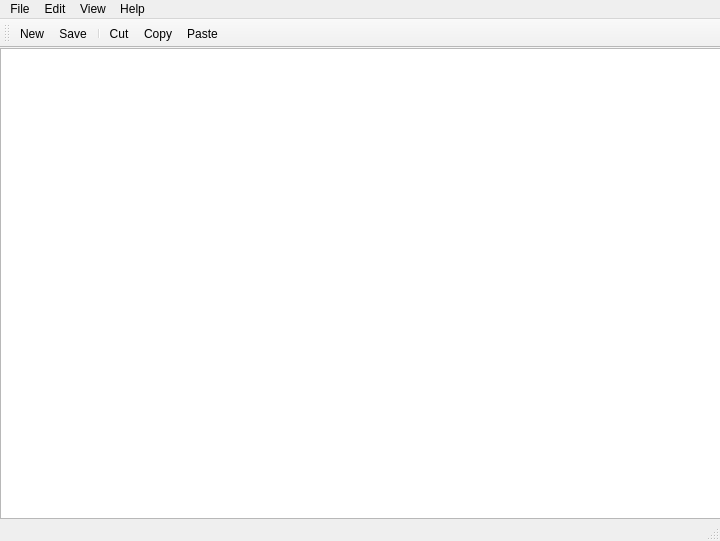
<?xml version="1.0" encoding="UTF-8"?>
<ui version="4.0">
 <class>TextEditor</class>
 <widget class="QMainWindow" name="TextEditor">
  <property name="geometry">
   <rect>
    <x>0</x>
    <y>0</y>
    <width>720</width>
    <height>541</height>
   </rect>
  </property>
  <property name="windowTitle">
   <string>TextEditor</string>
  </property>
  <widget class="QWidget" name="centralwidget">
   <widget class="QTextEdit" name="textEdit">
    <property name="geometry">
     <rect>
      <x>0</x>
      <y>0</y>
      <width>721</width>
      <height>471</height>
     </rect>
    </property>
   </widget>
  </widget>
  <widget class="QMenuBar" name="menubar">
   <property name="geometry">
    <rect>
     <x>0</x>
     <y>0</y>
     <width>720</width>
     <height>25</height>
    </rect>
   </property>
   <widget class="QMenu" name="menu">
    <property name="title">
     <string>File</string>
    </property>
    <addaction name="actionNew"/>
    <addaction name="actionOpen"/>
    <addaction name="actionSave"/>
    <addaction name="separator"/>
    <addaction name="actionSaveAs"/>
    <addaction name="actionClose"/>
    <addaction name="separator"/>
    <addaction name="separator"/>
    <addaction name="actionExit"/>
   </widget>
   <widget class="QMenu" name="menuView">
    <property name="title">
     <string>View</string>
    </property>
    <addaction name="actionSelectFont"/>
    <addaction name="separator"/>
   </widget>
   <widget class="QMenu" name="menuHelp">
    <property name="title">
     <string>Help</string>
    </property>
    <addaction name="actionAbout"/>
    <addaction name="separator"/>
    <addaction name="actionAboutQt"/>
    <addaction name="separator"/>
   </widget>
   <widget class="QMenu" name="menuEdit">
    <property name="title">
     <string>Edit</string>
    </property>
    <addaction name="actionCut"/>
    <addaction name="actionCopy"/>
    <addaction name="actionPaste"/>
    <addaction name="actionUndo"/>
    <addaction name="actionRedo"/>
   </widget>
   <addaction name="menu"/>
   <addaction name="menuEdit"/>
   <addaction name="menuView"/>
   <addaction name="menuHelp"/>
  </widget>
  <widget class="QStatusBar" name="statusbar"/>
  <widget class="QToolBar" name="toolBar">
   <property name="windowTitle">
    <string>toolBar</string>
   </property>
   <attribute name="toolBarArea">
    <enum>TopToolBarArea</enum>
   </attribute>
   <attribute name="toolBarBreak">
    <bool>false</bool>
   </attribute>
   <addaction name="actionNew"/>
   <addaction name="actionSave"/>
   <addaction name="separator"/>
   <addaction name="actionCut"/>
   <addaction name="actionCopy"/>
   <addaction name="actionPaste"/>
  </widget>
  <action name="actionNew">
   <property name="icon">
    <iconset resource="../build-TextEditor-Desktop_Qt_6_3_1_MinGW_64_bit-Debug/debug/qmake_qmake_immediate.qrc">
     <normaloff>:/Resources/new.png</normaloff>:/Resources/new.png</iconset>
   </property>
   <property name="text">
    <string>New</string>
   </property>
   <property name="toolTip">
    <string>Создать новый документ</string>
   </property>
   <property name="shortcut">
    <string>Ctrl+N</string>
   </property>
  </action>
  <action name="actionClose">
   <property name="text">
    <string>Close</string>
   </property>
   <property name="toolTip">
    <string>Закрыть текущее окно</string>
   </property>
   <property name="shortcut">
    <string>Ctrl+W</string>
   </property>
  </action>
  <action name="actionExit">
   <property name="text">
    <string>Exit</string>
   </property>
   <property name="toolTip">
    <string>Закрыть приложение</string>
   </property>
  </action>
  <action name="actionSelectFont">
   <property name="text">
    <string>Select Font...</string>
   </property>
   <property name="toolTip">
    <string>Select the display font</string>
   </property>
  </action>
  <action name="actionAbout">
   <property name="text">
    <string>About</string>
   </property>
  </action>
  <action name="actionAboutQt">
   <property name="text">
    <string>About Qt</string>
   </property>
  </action>
  <action name="actionCut">
   <property name="icon">
    <iconset resource="../build-TextEditor-Desktop_Qt_6_3_1_MinGW_64_bit-Debug/debug/qmake_qmake_immediate.qrc">
     <normaloff>:/Resources/cut.png</normaloff>:/Resources/cut.png</iconset>
   </property>
   <property name="text">
    <string>Cut</string>
   </property>
   <property name="toolTip">
    <string>Cut</string>
   </property>
   <property name="shortcut">
    <string>Ctrl+X</string>
   </property>
  </action>
  <action name="actionCopy">
   <property name="icon">
    <iconset resource="../build-TextEditor-Desktop_Qt_6_3_1_MinGW_64_bit-Debug/debug/qmake_qmake_immediate.qrc">
     <normaloff>:/Resources/copy.png</normaloff>:/Resources/copy.png</iconset>
   </property>
   <property name="text">
    <string>Copy</string>
   </property>
   <property name="toolTip">
    <string>Copy</string>
   </property>
   <property name="shortcut">
    <string>Ctrl+C</string>
   </property>
  </action>
  <action name="actionPaste">
   <property name="icon">
    <iconset resource="../build-TextEditor-Desktop_Qt_6_3_1_MinGW_64_bit-Debug/debug/qmake_qmake_immediate.qrc">
     <normaloff>:/Resources/paste.png</normaloff>:/Resources/paste.png</iconset>
   </property>
   <property name="text">
    <string>Paste</string>
   </property>
   <property name="toolTip">
    <string>Paste</string>
   </property>
   <property name="shortcut">
    <string>Ctrl+V</string>
   </property>
  </action>
  <action name="actionUndo">
   <property name="text">
    <string>Undo</string>
   </property>
   <property name="toolTip">
    <string>Undo the last action</string>
   </property>
   <property name="shortcut">
    <string>Ctrl+Z</string>
   </property>
  </action>
  <action name="actionRedo">
   <property name="text">
    <string>Redo</string>
   </property>
   <property name="toolTip">
    <string>Redo the last action</string>
   </property>
   <property name="shortcut">
    <string>Ctrl+Y</string>
   </property>
  </action>
  <action name="actionOpen">
   <property name="icon">
    <iconset resource="../build-TextEditor-Desktop_Qt_6_3_1_MinGW_64_bit-Debug/debug/qmake_qmake_immediate.qrc">
     <normaloff>:/Resources/open.png</normaloff>:/Resources/open.png</iconset>
   </property>
   <property name="text">
    <string>Open...</string>
   </property>
   <property name="toolTip">
    <string>Open a document</string>
   </property>
   <property name="shortcut">
    <string>Ctrl+O</string>
   </property>
  </action>
  <action name="actionSave">
   <property name="icon">
    <iconset resource="../build-TextEditor-Desktop_Qt_6_3_1_MinGW_64_bit-Debug/debug/qmake_qmake_immediate.qrc">
     <normaloff>:/Resources/save.png</normaloff>:/Resources/save.png</iconset>
   </property>
   <property name="text">
    <string>Save</string>
   </property>
   <property name="toolTip">
    <string>Save document</string>
   </property>
   <property name="shortcut">
    <string>Ctrl+S</string>
   </property>
  </action>
  <action name="actionSaveAs">
   <property name="text">
    <string>Save As...</string>
   </property>
   <property name="toolTip">
    <string>Save document as</string>
   </property>
   <property name="shortcut">
    <string>Ctrl+Shift+S</string>
   </property>
  </action>
 </widget>
 <resources>
  <include location="../build-TextEditor-Desktop_Qt_6_3_1_MinGW_64_bit-Debug/debug/qmake_qmake_immediate.qrc"/>
 </resources>
 <connections/>
</ui>
